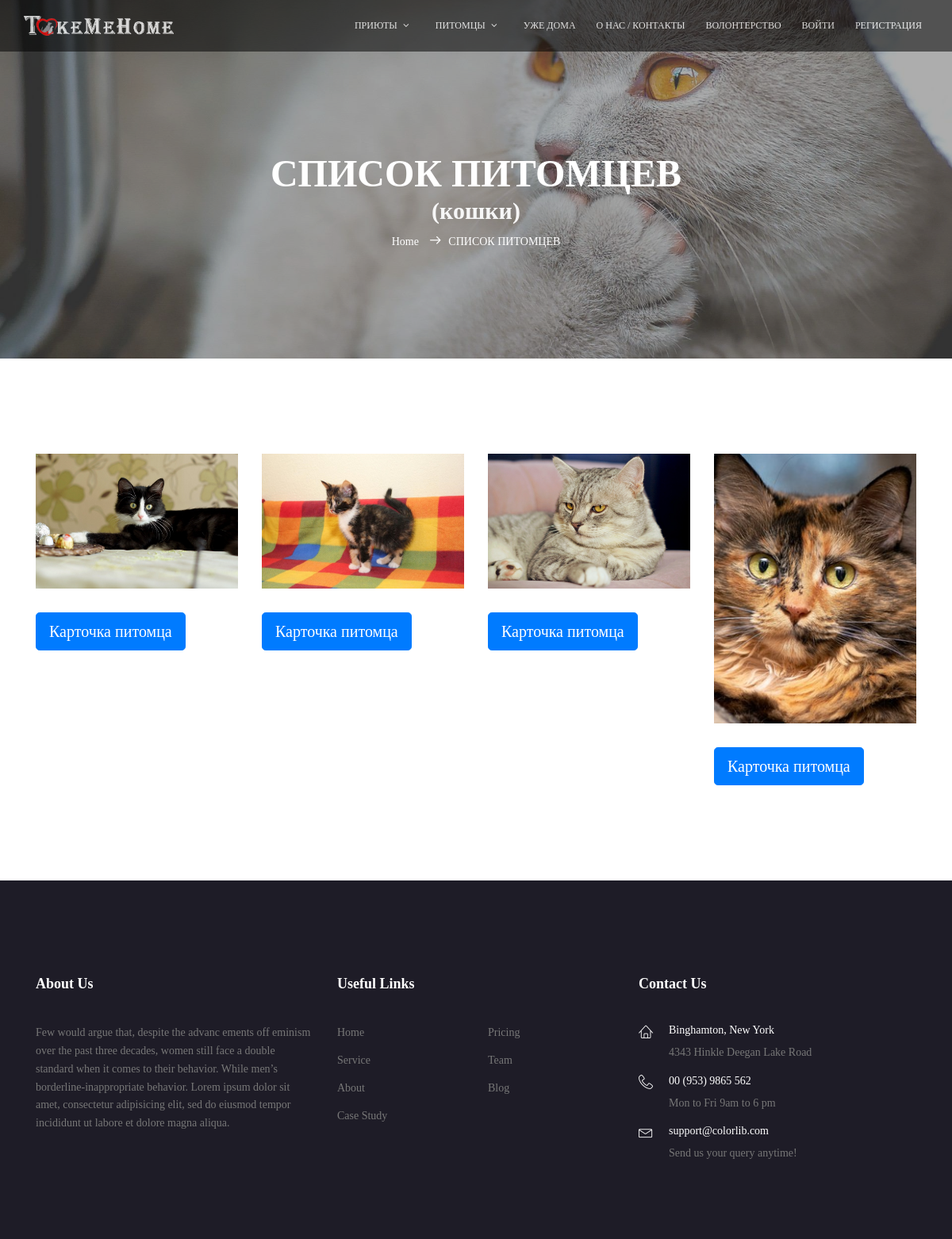
The app's page /cats/, older data.
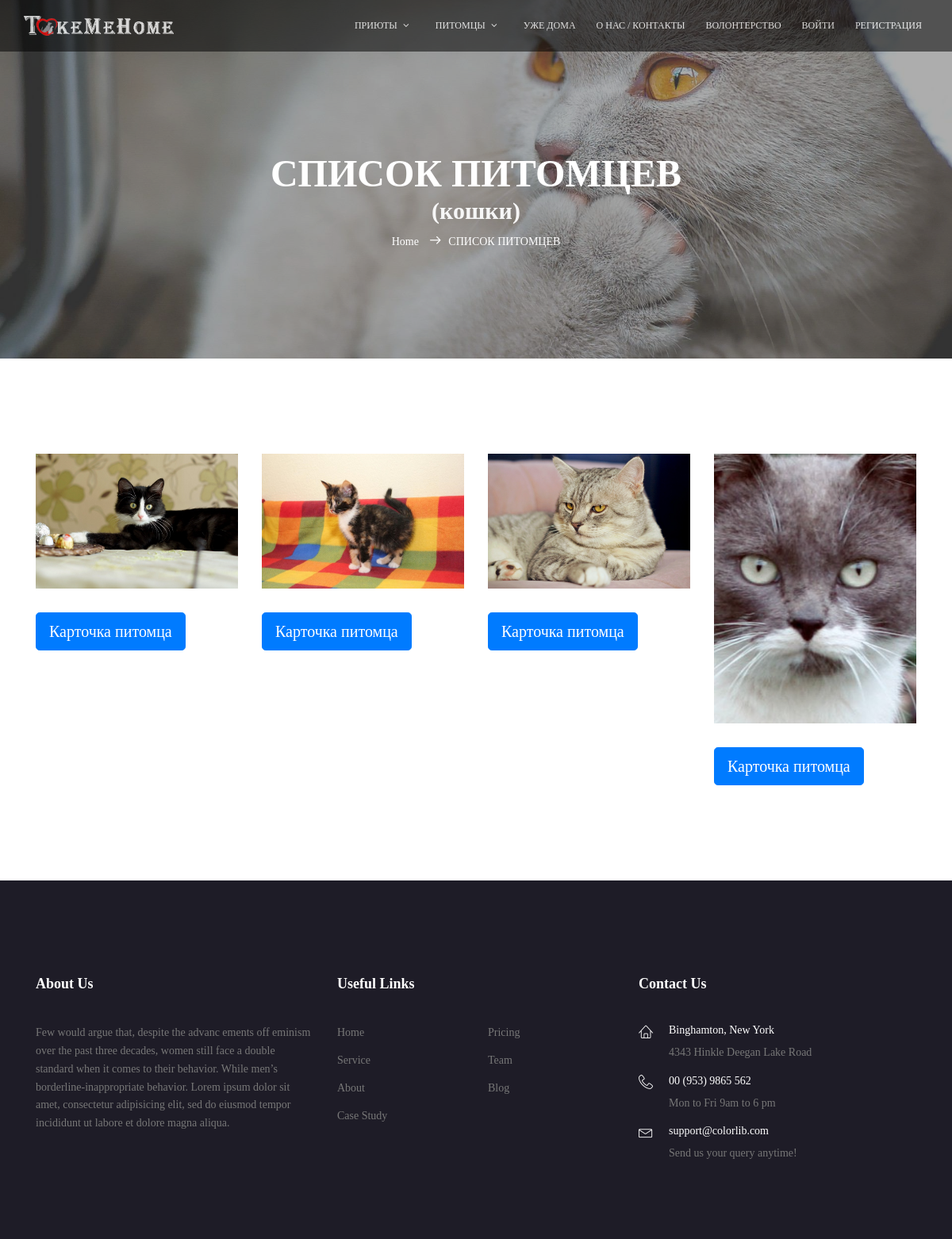
The same page, newer data.
### mainapp/models.py (models this page shows, shortened)
class Core(models.Model):
    class Meta:
        ordering = ('-is_active', 'sort', 'name')
        verbose_name = 'Ядро'
        verbose_name_plural = 'Ядра'
    name = models.CharField(verbose_name='заголовок объекта', max_length=255, null=True)
    description = models.TextField(verbose_name='описание объекта', blank=True, null=True)
    sort = models.IntegerField(verbose_name='номер объекта для сортировки', default=0, blank=True, null=False)
    is_active = models.BooleanField(verbose_name='активен ли объект', default=True, db_index=True)
    created = models.DateTimeField(verbose_name='создан', auto_now_add=True)
    updated = models.DateTimeField(verbose_name='обновлен', auto_now=True)
    def __str__(self):
        return f'{self.name}' if self.name else ''

class Pet(Core):
    pet_shelter = models.ForeignKey(Shelter, on_delete=models.CASCADE, related_name='pets', blank=False, null=False)
    pet_category = models.ForeignKey(PetCategory, on_delete=models.CASCADE)
    pet_status = models.ForeignKey(PetStatus, on_delete=models.CASCADE)
    pet_breed = models.ForeignKey(PetBreed, on_delete=models.CASCADE)
    pet_gender = models.ForeignKey(PetGender, on_delete=models.CASCADE)
    pet_size = models.ForeignKey(PetSize, on_delete=models.CASCADE)
    pet_wool_length = models.ForeignKey(PetWool, on_delete=models.CASCADE)
    pet_color = models.ForeignKey(PetColor, on_delete=models.CASCADE)
    pet_character = models.ForeignKey(PetCharacter, on_delete=models.CASCADE)
    age = models.PositiveIntegerField(verbose_name='возраст (лет)', default=0)
    month = models.PositiveIntegerField(verbose_name='возраст (мес)', default=0)

class Core(models.Model):
    class Meta:
        ordering = ('-is_active', 'sort', 'name')
        verbose_name = 'Ядро'
        verbose_name_plural = 'Ядра'
    name = models.CharField(verbose_name='заголовок объекта', max_length=255, null=True)
    description = models.TextField(verbose_name='описание объекта', blank=True, null=True)
    sort = models.IntegerField(verbose_name='номер объекта для сортировки', default=0, blank=True, null=False)
    is_active = models.BooleanField(verbose_name='активен ли объект', default=True, db_index=True)
    created = models.DateTimeField(verbose_name='создан', auto_now_add=True)
    updated = models.DateTimeField(verbose_name='обновлен', auto_now=True)
    def __str__(self):
        return f'{self.name}' if self.name else ''

class Picture(Core):
    class Meta:
        ordering = ('sort', 'updated')
        verbose_name = 'Картинка'
        verbose_name_plural = 'Картинки'
    image = models.ImageField(upload_to='images')
    related_obj = models.ForeignKey(Core,
                                    verbose_name='изображения',
                                    null=True, blank=True,
                                    related_name='images',
                                    on_delete=models.CASCADE)

### mainapp/views.py (the view)
# urls.py: path('cats/', cat_list, name='cat_list'),
def cat_list(request, page=1):
    title = 'СПИСОК ПИТОМЦЕВ'
    cats = Pet.objects.filter(pet_category_id=5)
    pet_class = PetCategory.objects.get(id=5)
    content = {
        'pet_class': pet_class,
        'title': title,
        'pets': cats,
    }
    return render(request, 'mainapp/cats.html', content)

### mainapp/context_processors.py (called while the page is built)
def get_context(request):
    context = {
        'menu': Menu(),
    }
    return context

### mainapp/models.py (called while the page is built)
    def get_menu(self, attr):
        return self.filter(name=attr, parent_id__isnull=True).first()

    def __getattr__(self, attr):
        if attr.startswith('get_menu_'):
            return type(self).objects.get_menu(attr[9:])
        return super().__getattr__(attr)

    def get_url(self):
        return reverse(self.url) if ':' in self.url else self.url

### mainapp/templates/mainapp/cats.html (shortened to what this page needs)
{% extends 'mainapp/base.html' %}
{% block main_banner %}
{% include 'mainapp/includes/inc-main_banner_small.html' %}
{% endblock %}
{% block content %}
<section class="cat-list-area section-gap">
    <div class="container">
        <div class="row">
            {% for pet in pets %}
            <div class="col-lg-3 col-md-6">
                <a href="{% url 'mainapp:pet_card' pet.pk %}">
                    <div class="single-cat-list">
                        <img src="{{pet.images.first.image.url}}" alt="" class="img-fluid">
                    </div>
                </a>
                <button type="button" id="mymodal" class="btn btn-primary btn-lg" data-toggle="modal" data-target="#myModal_{{ pet.pk }}">
                    Карточка питомца
                </button>
            </div>
            {% endfor %}
        </div>
    </div>
</section>
{% endblock %}

Row changes from the older to the newer data that the page shows:
changed through a linked row, Pet (number 4 of 4 on the later page): images.first.image: a different picture
